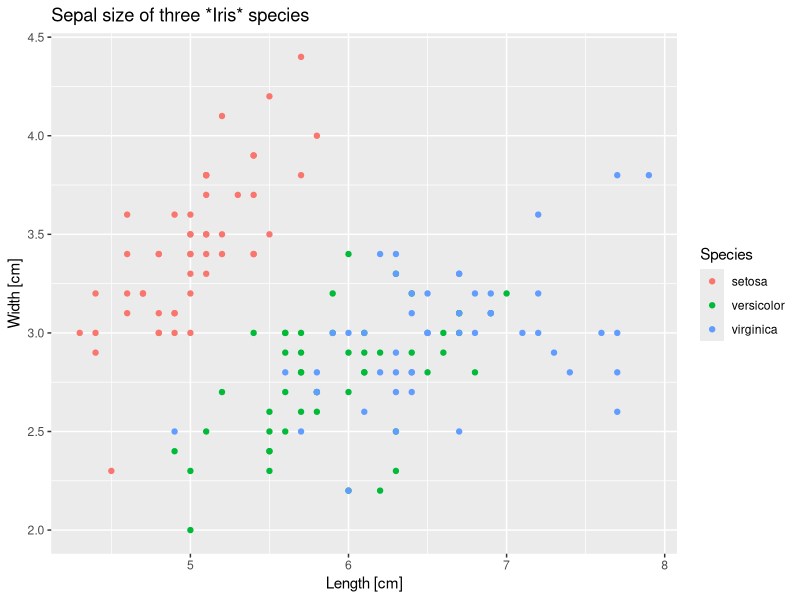

Here is the R script that generated this plot:
## ---- chunk 1
library(ggplot2)
## ---- chunk 2
ggplot(iris, aes(x=Sepal.Length, y=Sepal.Width, color=Species)) +
geom_point()+
  ggtitle("Sepal size of three *Iris* species") +
labs(
x="Length [cm]",
y="Width [cm]")
## ---- chunk 3
# Define variable containing url
url <- "https://www.online-image-editor.com/styles/2014/images/example_image.png"
